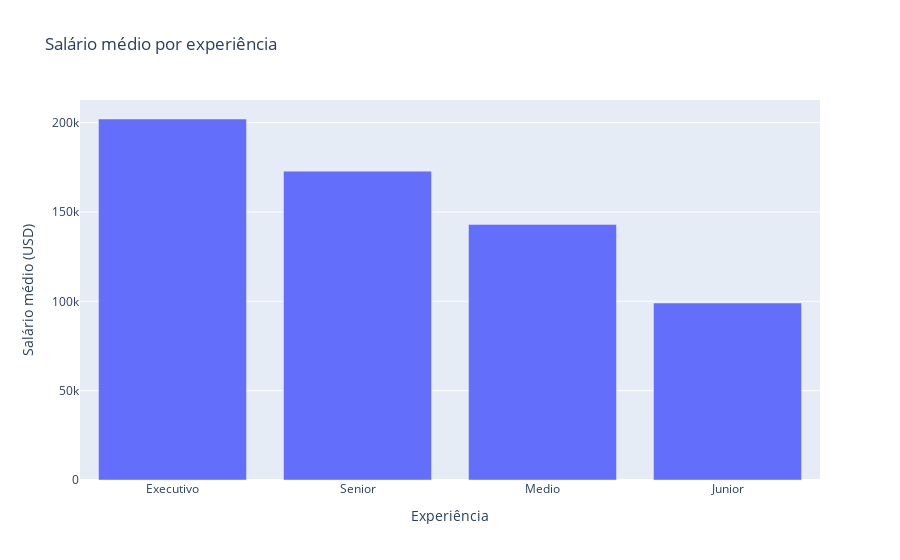

The code cell stored with this chart in its notebook:
### Code cell
media_salario = df_limpo.groupby('experiencia')['usd'].mean().sort_values(ascending=False).reset_index()

fig = px.bar(
	media_salario,
	x='experiencia',
	y='usd',
	title='Salário médio por experiência',
	labels={'experiencia': 'Experiência', 'usd': 'Salário médio (USD)'}
)
fig.show()

### Figure 1 — Plotly figure (JSON) as saved in the notebook; plotly's stock layout.template omitted (floating-point values rounded to 4 significant figures)
{"data": [{"alignmentgroup": "True", "hovertemplate": "Experiência=%{x}<br>Salário médio (USD)=%{y}<extra></extra>", "legendgroup": "", "marker": {"color": "#636efa", "pattern": {"shape": ""}}, "name": "", "offsetgroup": "", "orientation": "v", "showlegend": false, "textposition": "auto", "type": "bar", "x": ["Executivo", "Senior", "Medio", "Junior"], "xaxis": "x", "y": [202000.0, 172900.0, 143000.0, 99030.0], "yaxis": "y"}], "layout": {"barmode": "relative", "legend": {"tracegroupgap": 0}, "title": {"text": "Salário médio por experiência"}, "xaxis": {"anchor": "y", "domain": [0, 1], "title": {"text": "Experiência"}}, "yaxis": {"anchor": "x", "domain": [0, 1], "title": {"text": "Salário médio (USD)"}}}}
